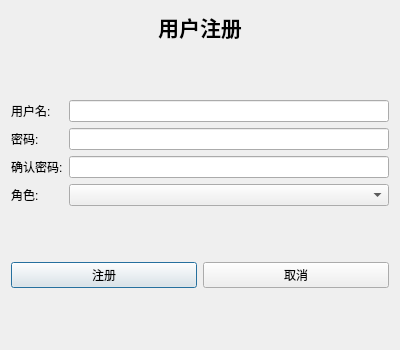
<?xml version="1.0" encoding="UTF-8"?>
<ui version="4.0">
 <class>RegisterDialog</class>
 <widget class="QDialog" name="RegisterDialog">
  <property name="geometry">
   <rect>
    <x>0</x>
    <y>0</y>
    <width>400</width>
    <height>350</height>
   </rect>
  </property>
  <property name="windowTitle">
   <string>注册</string>
  </property>
  <layout class="QVBoxLayout" name="verticalLayout">
   <item>
    <widget class="QLabel" name="titleLabel">
     <property name="text">
      <string>用户注册</string>
     </property>
     <property name="alignment">
      <set>Qt::AlignCenter</set>
     </property>
     <property name="font">
      <font>
       <pointsize>16</pointsize>
       <weight>75</weight>
       <bold>true</bold>
      </font>
     </property>
    </widget>
   </item>
   <item>
    <spacer name="verticalSpacer">
     <property name="orientation">
      <enum>Qt::Vertical</enum>
     </property>
     <property name="sizeHint" stdset="0">
      <size>
       <width>20</width>
       <height>20</height>
      </size>
     </property>
    </spacer>
   </item>
   <item>
    <layout class="QFormLayout" name="formLayout">
     <item row="0" column="0">
      <widget class="QLabel" name="usernameLabel">
       <property name="text">
        <string>用户名:</string>
       </property>
      </widget>
     </item>
     <item row="0" column="1">
      <widget class="QLineEdit" name="usernameEdit"/>
     </item>
     <item row="1" column="0">
      <widget class="QLabel" name="passwordLabel">
       <property name="text">
        <string>密码:</string>
       </property>
      </widget>
     </item>
     <item row="1" column="1">
      <widget class="QLineEdit" name="passwordEdit">
       <property name="echoMode">
        <enum>QLineEdit::Password</enum>
       </property>
      </widget>
     </item>
     <item row="2" column="0">
      <widget class="QLabel" name="confirmPasswordLabel">
       <property name="text">
        <string>确认密码:</string>
       </property>
      </widget>
     </item>
     <item row="2" column="1">
      <widget class="QLineEdit" name="confirmPasswordEdit">
       <property name="echoMode">
        <enum>QLineEdit::Password</enum>
       </property>
      </widget>
     </item>
     <item row="3" column="0">
      <widget class="QLabel" name="roleLabel">
       <property name="text">
        <string>角色:</string>
       </property>
      </widget>
     </item>
     <item row="3" column="1">
      <widget class="QComboBox" name="roleComboBox"/>
     </item>
    </layout>
   </item>
   <item>
    <spacer name="verticalSpacer_2">
     <property name="orientation">
      <enum>Qt::Vertical</enum>
     </property>
     <property name="sizeHint" stdset="0">
      <size>
       <width>20</width>
       <height>20</height>
      </size>
     </property>
    </spacer>
   </item>
   <item>
    <layout class="QHBoxLayout" name="horizontalLayout">
     <item>
      <widget class="QPushButton" name="registerButton">
       <property name="text">
        <string>注册</string>
       </property>
      </widget>
     </item>
     <item>
      <widget class="QPushButton" name="cancelButton">
       <property name="text">
        <string>取消</string>
       </property>
      </widget>
     </item>
    </layout>
   </item>
   <item>
    <spacer name="verticalSpacer_3">
     <property name="orientation">
      <enum>Qt::Vertical</enum>
     </property>
     <property name="sizeHint" stdset="0">
      <size>
       <width>20</width>
       <height>40</height>
      </size>
     </property>
    </spacer>
   </item>
  </layout>
 </widget>
 <resources/>
 <connections/>
</ui>
